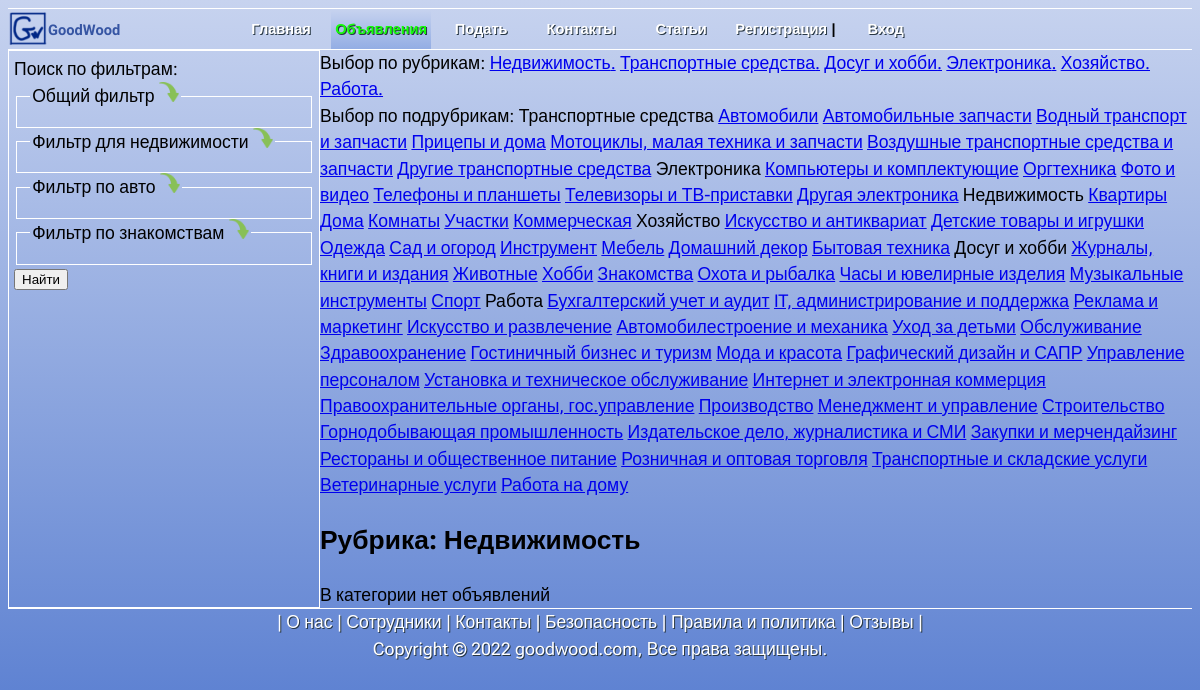
The page /all_adv/1/ on the database its author committed.
### all_adv/models.py (models this page shows, shortened)
class Rubric(models.Model):
    name = models.CharField(max_length=45,db_index=True,verbose_name='Название')
    def get_absolute_url(self):
        return reverse('by_rubric',kwargs={'rubric_id': self.id})
    class Meta:
        verbose_name_plural = 'Рубрики'
        verbose_name = 'Рубрика'

### all_adv/views.py (the view)
# urls.py: path('<int:rubric_id>/', ByRubric.as_view(), name='by_rubric'),
class ByRubric(DataMixin,ListView):
    model = Adv
    template_name = 'all_adv/by_rubric.html'
    context_object_name = 'advs_by_rub'
    allow_empty = False
    def get_context_data(self, *, object_list=None, **kwargs):
        context = super().get_context_data(**kwargs)
        send_to_mixin = self.get_user_context(title='GoodWood. По рубрикам',current_rubric = Rubric.objects.get(pk=self.kwargs[
            'rubric_id']),page='all_advs')
        context = dict(list(context.items()) + list(send_to_mixin.items()))
        return context
    def get_queryset(self):
        return Adv.objects.filter(rubric_id=self.kwargs['rubric_id'],is_active=True).select_related('subrubric')

### all_adv/templatetags/all_adv_tags.py (called while the page is built)
@register.simple_tag()
def get_rubrics():
    return Rubric.objects.all()

### all_adv/utils.py (called while the page is built)
    def get_user_context(self,**kwargs):
        context = kwargs
        context['menu'] = menu
        context['SUB_RUBRICS_ARR'] = SUB_RUBRICS_ARR
        context['RUBRIC_ARR'] = RUBRIC_ARR
        return  context

### all_adv/templates/all_adv/by_rubric.html (shortened to what this page needs)
{% extends "./base.html" %}
{% load all_adv_tags %}
{% block content %}
{% get_rubrics as rubrics %}
     Выбор по рубрикам:
    {% for rubric in  rubrics %}
            <a href="{{rubric.get_absolute_url}}">{{rubric.name}}.</a>
    {% endfor %}<br>
    Выбор по подрубрикам:
    {% for r in SUB_RUBRICS_ARR %}
        {% if r in RUBRIC_ARR %}
            {{r}}
        {% else %}
            <a href="{% url 'by_subrubric' r %}">{{r}}</a>
        {% endif  %}
    {% endfor %}
<h2>Рубрика: {{ current_rubric.name }}</h2>
{% if  advs_by_rub|length > 0 %}
{% for adv in advs_by_rub %}
    <div class="adv-card">
        <h2><a href="{% url 'adv' adv.id %}">{{ adv.title }}</a></h2>
        <p>{{ adv.content }}</p>
        <p>Подрубрика: <a href="{% url 'by_subrubric'  adv.subrubric %}">{{ adv.subrubric }}</a></p>
        <p>{{ adv.published|date:'d.m.Y H:i:s' }}</p>
    </div>
    {%  endfor %}
{% else %}
    В категории нет объявлений
{% endif %}
{% endblock %}

### index/static/index/css/style.css (style rules this page uses)
body { min-height: 100vh; line-height: 1.5; background: linear-gradient(to top, #4C74CD, #C7D3EF); font-family: 'Roboto Flex', sans-serif; font-size: 1.1em; }

### rows shown on the page
Rubric: name "Недвижимость"
Rubric: name "Транспортные средства"
Rubric: name "Досуг и хобби"
Rubric: name "Электроника"
Rubric: name "Хозяйство"
Rubric: name "Работа"

### other values the page prints
{{ m.title }} "Главная" "Подать" "Контакты" "Статьи"
{{ m.title }} "Объявления"
{{ r }} "Транспортные средства" "Электроника" "Недвижимость" "Хозяйство" "Досуг и хобби" "Работа"
{{ r }} "Автомобили" "Автомобильные запчасти" "Водный транспорт и запчасти" "Прицепы и дома" "Мотоциклы, малая техника и запчасти" "Воздушные транспортные средства и запчасти" "Другие транспортные средства" "Компьютеры и комплектующие" "Оргтехника" "Фото и видео" "Телефоны и планшеты" "Телевизоры и ТВ-приставки" "Другая электроника" "Квартиры" "Дома" "Комнаты" "Участки" "Коммерческая" "Искусство и антиквариат" "Детские товары и игрушки" "Одежда" "Сад и огород" "Инструмент" "Мебель" "Домашний декор" "Бытовая техника" "Журналы, книги и издания" "Животные" "Хобби" "Знакомства" "Охота и рыбалка" "Часы и ювелирные изделия" "Музыкальные инструменты" "Спорт" "Бухгалтерский учет и аудит" "IT, администрирование и поддержка" "Реклама и маркетинг" "Искусство и развлечение" "Автомобилестроение и механика" "Уход за детьми" "Обслуживание" "Здравоохранение" "Гостиничный бизнес и туризм" "Мода и красота" "Графический дизайн и САПР" "Управление персоналом" "Установка и техническое обслуживание" "Интернет и электронная коммерция" "Правоохранительные органы, гос.управление" "Производство" "Менеджмент и управление" "Строительство" "Горнодобывающая промышленность" "Издательское дело, журналистика и СМИ" "Закупки и мерчендайзинг" "Рестораны и общественное питание" "Розничная и оптовая торговля" "Транспортные и складские услуги" "Ветеринарные услуги" "Работа на дому"
